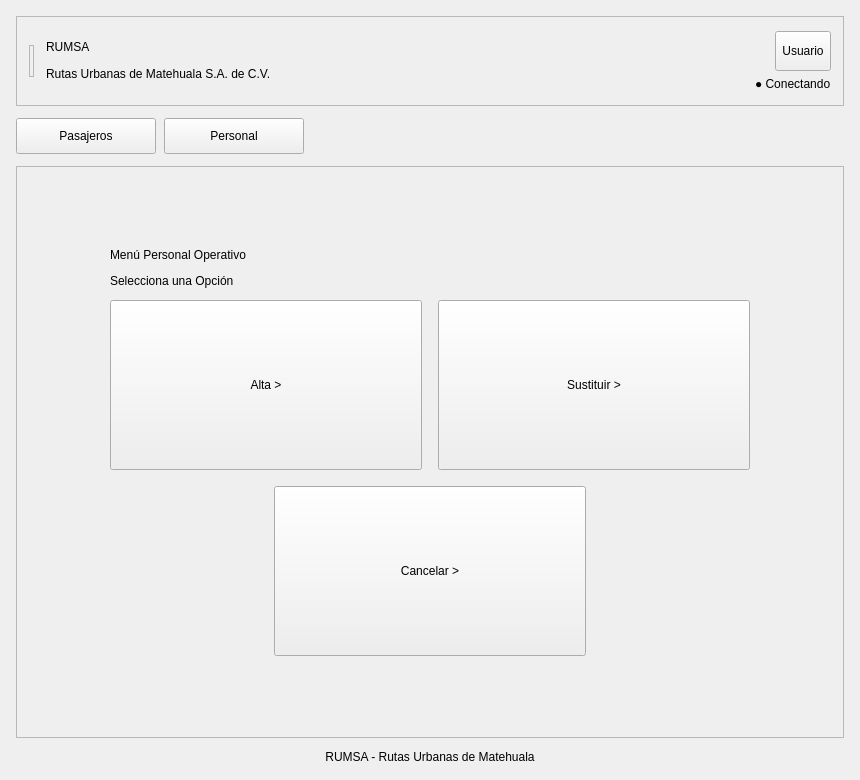
<?xml version="1.0" encoding="UTF-8"?>
<ui version="4.0">
 <class>AdminWindow</class>
 <widget class="QMainWindow" name="AdminWindow">
  <property name="windowTitle">
   <string>Administrador</string>
  </property>
  <property name="accessibleName">
   <string />
  </property>
  <widget class="QWidget" name="centralwidget">
   <layout class="QVBoxLayout" name="gridLayout" stretch="0,0,1,0">
    <property name="leftMargin">
     <number>16</number>
    </property>
    <property name="topMargin">
     <number>16</number>
    </property>
    <property name="rightMargin">
     <number>16</number>
    </property>
    <property name="bottomMargin">
     <number>16</number>
    </property>
    <property name="spacing">
     <number>12</number>
    </property>
    <item>
     <widget class="QFrame" name="frame_2">
      <property name="frameShape">
       <enum>QFrame::StyledPanel</enum>
      </property>
      <property name="frameShadow">
       <enum>QFrame::Raised</enum>
      </property>
      <property name="uiRole" stdset="0">
       <string notr="true">header</string>
      </property>
      <property name="minimumSize">
       <size>
        <width>0</width>
        <height>90</height>
       </size>
      </property>
      <property name="maximumSize">
       <size>
        <width>16777215</width>
        <height>90</height>
       </size>
      </property>
      <layout class="QHBoxLayout" name="layoutEstructura2">
       <property name="leftMargin">
        <number>12</number>
       </property>
       <property name="topMargin">
        <number>12</number>
       </property>
       <property name="rightMargin">
        <number>12</number>
       </property>
       <property name="bottomMargin">
        <number>12</number>
       </property>
       <property name="spacing">
        <number>12</number>
       </property>
       <item alignment="Qt::AlignVCenter">
        <widget class="QFrame" name="frame">
         <property name="frameShape">
          <enum>QFrame::StyledPanel</enum>
         </property>
         <property name="frameShadow">
          <enum>QFrame::Raised</enum>
         </property>
         <property name="uiRole" stdset="0">
          <string notr="true">stripe</string>
         </property>
         <property name="minimumSize">
          <size>
           <width>5</width>
           <height>32</height>
          </size>
         </property>
         <property name="maximumSize">
          <size>
           <width>5</width>
           <height>32</height>
          </size>
         </property>
        </widget>
       </item>
       <item>
        <widget class="QWidget" name="marcaCabecera">
         <layout class="QVBoxLayout" name="layoutEstructura4">
          <property name="leftMargin">
           <number>0</number>
          </property>
          <property name="topMargin">
           <number>0</number>
          </property>
          <property name="rightMargin">
           <number>0</number>
          </property>
          <property name="bottomMargin">
           <number>0</number>
          </property>
          <property name="spacing">
           <number>2</number>
          </property>
          <item>
           <widget class="QLabel" name="labelBrand">
            <property name="alignment">
             <set>Qt::AlignLeft|Qt::AlignVCenter</set>
            </property>
            <property name="wordWrap">
             <bool>false</bool>
            </property>
            <property name="sizePolicy">
             <sizepolicy hsizetype="Preferred" vsizetype="Fixed">
              <horstretch>0</horstretch>
              <verstretch>0</verstretch>
             </sizepolicy>
            </property>
            <property name="uiRole" stdset="0">
             <string notr="true">brand</string>
            </property>
            <property name="text">
             <string>RUMSA</string>
            </property>
           </widget>
          </item>
          <item>
           <widget class="QLabel" name="labelHeaderInfo_4">
            <property name="text">
             <string>Rutas Urbanas de Matehuala S.A. de C.V.</string>
            </property>
            <property name="alignment">
             <set>Qt::AlignLeft|Qt::AlignVCenter</set>
            </property>
            <property name="sizePolicy">
             <sizepolicy hsizetype="Preferred" vsizetype="Fixed">
              <horstretch>0</horstretch>
              <verstretch>0</verstretch>
             </sizepolicy>
            </property>
            <property name="uiRole" stdset="0">
             <string notr="true">caption</string>
            </property>
            <property name="wordWrap">
             <bool>false</bool>
            </property>
           </widget>
          </item>
         </layout>
        </widget>
       </item>
       <item>
        <spacer name="espacioEstructura3">
         <property name="orientation">
          <enum>Qt::Horizontal</enum>
         </property>
         <property name="sizeType">
          <enum>QSizePolicy::Expanding</enum>
         </property>
         <property name="sizeHint" stdset="0">
          <size>
           <width>8</width>
           <height>8</height>
          </size>
         </property>
        </spacer>
       </item>
       <item>
        <widget class="QWidget" name="estadoCabecera">
         <layout class="QVBoxLayout" name="layoutEstructura5">
          <property name="leftMargin">
           <number>0</number>
          </property>
          <property name="topMargin">
           <number>0</number>
          </property>
          <property name="rightMargin">
           <number>0</number>
          </property>
          <property name="bottomMargin">
           <number>0</number>
          </property>
          <property name="spacing">
           <number>4</number>
          </property>
          <item alignment="Qt::AlignRight">
           <widget class="QToolButton" name="usuario">
            <property name="text">
             <string>Usuario</string>
            </property>
            <property name="minimumSize">
             <size>
              <width>0</width>
              <height>36</height>
             </size>
            </property>
            <property name="maximumSize">
             <size>
              <width>16777215</width>
              <height>40</height>
             </size>
            </property>
            <property name="sizePolicy">
             <sizepolicy hsizetype="Preferred" vsizetype="Fixed">
              <horstretch>0</horstretch>
              <verstretch>0</verstretch>
             </sizepolicy>
            </property>
           </widget>
          </item>
          <item alignment="Qt::AlignRight">
           <widget class="QLabel" name="labelEstadoConexion">
            <property name="toolTip">
             <string>Este texto puede cambiar a: Conectando, Sin conexión, Sincronizando o Conectado.</string>
            </property>
            <property name="text">
             <string>● Conectando</string>
            </property>
            <property name="uiRole" stdset="0">
             <string notr="true">status</string>
            </property>
            <property name="alignment">
             <set>Qt::AlignLeft|Qt::AlignVCenter</set>
            </property>
            <property name="wordWrap">
             <bool>false</bool>
            </property>
            <property name="sizePolicy">
             <sizepolicy hsizetype="Preferred" vsizetype="Fixed">
              <horstretch>0</horstretch>
              <verstretch>0</verstretch>
             </sizepolicy>
            </property>
           </widget>
          </item>
         </layout>
        </widget>
       </item>
      </layout>
     </widget>
    </item>
    <item>
     <layout class="QHBoxLayout" name="layoutEstructura6">
      <property name="leftMargin">
       <number>0</number>
      </property>
      <property name="topMargin">
       <number>0</number>
      </property>
      <property name="rightMargin">
       <number>0</number>
      </property>
      <property name="bottomMargin">
       <number>0</number>
      </property>
      <property name="spacing">
       <number>8</number>
      </property>
      <item>
       <widget class="QPushButton" name="botonusuario">
        <property name="text">
         <string>Pasajeros</string>
        </property>
        <property name="sizePolicy">
         <sizepolicy hsizetype="Preferred" vsizetype="Fixed">
          <horstretch>0</horstretch>
          <verstretch>0</verstretch>
         </sizepolicy>
        </property>
        <property name="uiRole" stdset="0">
         <string notr="true">navigation</string>
        </property>
        <property name="minimumSize">
         <size>
          <width>140</width>
          <height>36</height>
         </size>
        </property>
        <property name="maximumSize">
         <size>
          <width>180</width>
          <height>40</height>
         </size>
        </property>
       </widget>
      </item>
      <item>
       <widget class="QPushButton" name="pushButton">
        <property name="text">
         <string>Personal</string>
        </property>
        <property name="sizePolicy">
         <sizepolicy hsizetype="Preferred" vsizetype="Fixed">
          <horstretch>0</horstretch>
          <verstretch>0</verstretch>
         </sizepolicy>
        </property>
        <property name="uiRole" stdset="0">
         <string notr="true">navigation</string>
        </property>
        <property name="minimumSize">
         <size>
          <width>140</width>
          <height>36</height>
         </size>
        </property>
        <property name="maximumSize">
         <size>
          <width>180</width>
          <height>40</height>
         </size>
        </property>
       </widget>
      </item>
      <item>
       <spacer name="espacioEstructura7">
        <property name="orientation">
         <enum>Qt::Horizontal</enum>
        </property>
        <property name="sizeType">
         <enum>QSizePolicy::Expanding</enum>
        </property>
        <property name="sizeHint" stdset="0">
         <size>
          <width>8</width>
          <height>8</height>
         </size>
        </property>
       </spacer>
      </item>
     </layout>
    </item>
    <item>
     <widget class="QStackedWidget" name="stackedWidget">
      <property name="currentIndex">
       <number>0</number>
      </property>
      <widget class="QWidget" name="page_3">
       <layout class="QVBoxLayout" name="layoutEstructura8">
        <property name="leftMargin">
         <number>0</number>
        </property>
        <property name="topMargin">
         <number>0</number>
        </property>
        <property name="rightMargin">
         <number>0</number>
        </property>
        <property name="bottomMargin">
         <number>0</number>
        </property>
        <property name="spacing">
         <number>8</number>
        </property>
        <item>
         <widget class="QFrame" name="frameHeader_2">
          <property name="frameShape">
           <enum>QFrame::StyledPanel</enum>
          </property>
          <property name="frameShadow">
           <enum>QFrame::Raised</enum>
          </property>
          <property name="uiRole" stdset="0">
           <string notr="true">card</string>
          </property>
          <layout class="QVBoxLayout" name="layoutEstructura9" stretch="1,0,1">
           <property name="leftMargin">
            <number>16</number>
           </property>
           <property name="topMargin">
            <number>16</number>
           </property>
           <property name="rightMargin">
            <number>16</number>
           </property>
           <property name="bottomMargin">
            <number>16</number>
           </property>
           <property name="spacing">
            <number>12</number>
           </property>
           <item>
            <spacer name="opcionesPersonalEspacioSuperior">
             <property name="orientation">
              <enum>Qt::Vertical</enum>
             </property>
             <property name="sizeType">
              <enum>QSizePolicy::Expanding</enum>
             </property>
             <property name="sizeHint" stdset="0">
              <size>
               <width>0</width>
               <height>8</height>
              </size>
             </property>
            </spacer>
           </item>
           <item alignment="Qt::AlignHCenter">
            <widget class="QWidget" name="opcionesPersonal">
             <property name="minimumSize">
              <size>
               <width>640</width>
               <height>0</height>
              </size>
             </property>
             <property name="maximumSize">
              <size>
               <width>720</width>
               <height>16777215</height>
              </size>
             </property>
             <property name="sizePolicy">
              <sizepolicy hsizetype="Expanding" vsizetype="Preferred">
               <horstretch>0</horstretch>
               <verstretch>0</verstretch>
              </sizepolicy>
             </property>
             <layout class="QVBoxLayout" name="opcionesPersonalLayout">
              <property name="leftMargin">
               <number>0</number>
              </property>
              <property name="topMargin">
               <number>0</number>
              </property>
              <property name="rightMargin">
               <number>0</number>
              </property>
              <property name="bottomMargin">
               <number>0</number>
              </property>
              <property name="spacing">
               <number>12</number>
              </property>
              <item>
               <widget class="QLabel" name="menu_3">
                <property name="text">
                 <string>Menú Personal Operativo</string>
                </property>
                <property name="alignment">
                 <set>Qt::AlignLeft|Qt::AlignVCenter</set>
                </property>
                <property name="wordWrap">
                 <bool>false</bool>
                </property>
                <property name="sizePolicy">
                 <sizepolicy hsizetype="Preferred" vsizetype="Fixed">
                  <horstretch>0</horstretch>
                  <verstretch>0</verstretch>
                 </sizepolicy>
                </property>
                <property name="uiRole" stdset="0">
                 <string notr="true">heading</string>
                </property>
               </widget>
              </item>
              <item>
               <widget class="QLabel" name="labelHeaderInfo_3">
                <property name="text">
                 <string>Selecciona una Opción</string>
                </property>
                <property name="uiRole" stdset="0">
                 <string notr="true">caption</string>
                </property>
                <property name="alignment">
                 <set>Qt::AlignLeft|Qt::AlignVCenter</set>
                </property>
                <property name="wordWrap">
                 <bool>false</bool>
                </property>
                <property name="sizePolicy">
                 <sizepolicy hsizetype="Preferred" vsizetype="Fixed">
                  <horstretch>0</horstretch>
                  <verstretch>0</verstretch>
                 </sizepolicy>
                </property>
               </widget>
              </item>
              <item>
               <layout class="QGridLayout" name="opcionesPersonalTarjetas" columnstretch="1,1" rowstretch="1,1">
                <property name="leftMargin">
                 <number>0</number>
                </property>
                <property name="rightMargin">
                 <number>0</number>
                </property>
                <property name="topMargin">
                 <number>0</number>
                </property>
                <property name="bottomMargin">
                 <number>0</number>
                </property>
                <property name="horizontalSpacing">
                 <number>16</number>
                </property>
                <property name="verticalSpacing">
                 <number>16</number>
                </property>
                <item row="0" column="0">
                 <widget class="QPushButton" name="botonalta_2">
                  <property name="text">
                   <string>Alta &gt;</string>
                  </property>
                  <property name="sizePolicy">
                   <sizepolicy hsizetype="Preferred" vsizetype="Fixed">
                    <horstretch>0</horstretch>
                    <verstretch>0</verstretch>
                   </sizepolicy>
                  </property>
                  <property name="uiRole" stdset="0">
                   <string notr="true">menuAction</string>
                  </property>
                  <property name="menuTone" stdset="0">
                   <string notr="true">blue</string>
                  </property>
                  <property name="minimumSize">
                   <size>
                    <width>0</width>
                    <height>170</height>
                   </size>
                  </property>
                  <property name="maximumSize">
                   <size>
                    <width>16777215</width>
                    <height>190</height>
                   </size>
                  </property>
                  <property name="menuShape" stdset="0">
                   <string notr="true">tile</string>
                  </property>
                 </widget>
                </item>
                <item row="0" column="1">
                 <widget class="QPushButton" name="botonsustituir_2">
                  <property name="text">
                   <string>Sustituir &gt;</string>
                  </property>
                  <property name="sizePolicy">
                   <sizepolicy hsizetype="Preferred" vsizetype="Fixed">
                    <horstretch>0</horstretch>
                    <verstretch>0</verstretch>
                   </sizepolicy>
                  </property>
                  <property name="uiRole" stdset="0">
                   <string notr="true">menuAction</string>
                  </property>
                  <property name="menuTone" stdset="0">
                   <string notr="true">yellow</string>
                  </property>
                  <property name="minimumSize">
                   <size>
                    <width>0</width>
                    <height>170</height>
                   </size>
                  </property>
                  <property name="maximumSize">
                   <size>
                    <width>16777215</width>
                    <height>190</height>
                   </size>
                  </property>
                  <property name="menuShape" stdset="0">
                   <string notr="true">tile</string>
                  </property>
                 </widget>
                </item>
                <item row="1" column="0" colspan="2" alignment="Qt::AlignHCenter">
                 <widget class="QPushButton" name="botoncancelar_2">
                  <property name="text">
                   <string>Cancelar &gt;</string>
                  </property>
                  <property name="sizePolicy">
                   <sizepolicy hsizetype="Preferred" vsizetype="Fixed">
                    <horstretch>0</horstretch>
                    <verstretch>0</verstretch>
                   </sizepolicy>
                  </property>
                  <property name="uiRole" stdset="0">
                   <string notr="true">menuAction</string>
                  </property>
                  <property name="menuTone" stdset="0">
                   <string notr="true">blue</string>
                  </property>
                  <property name="minimumSize">
                   <size>
                    <width>312</width>
                    <height>170</height>
                   </size>
                  </property>
                  <property name="maximumSize">
                   <size>
                    <width>312</width>
                    <height>190</height>
                   </size>
                  </property>
                  <property name="menuShape" stdset="0">
                   <string notr="true">tile</string>
                  </property>
                 </widget>
                </item>
               </layout>
              </item>
             </layout>
            </widget>
           </item>
           <item>
            <spacer name="opcionesPersonalEspacioInferior">
             <property name="orientation">
              <enum>Qt::Vertical</enum>
             </property>
             <property name="sizeType">
              <enum>QSizePolicy::Expanding</enum>
             </property>
             <property name="sizeHint" stdset="0">
              <size>
               <width>0</width>
               <height>8</height>
              </size>
             </property>
            </spacer>
           </item>
          </layout>
         </widget>
        </item>
       </layout>
      </widget>
      <widget class="QWidget" name="page_4">
       <layout class="QVBoxLayout" name="layoutEstructura11">
        <property name="leftMargin">
         <number>0</number>
        </property>
        <property name="topMargin">
         <number>0</number>
        </property>
        <property name="rightMargin">
         <number>0</number>
        </property>
        <property name="bottomMargin">
         <number>0</number>
        </property>
        <property name="spacing">
         <number>8</number>
        </property>
        <item>
         <widget class="QFrame" name="frameHeader">
          <property name="frameShape">
           <enum>QFrame::StyledPanel</enum>
          </property>
          <property name="frameShadow">
           <enum>QFrame::Raised</enum>
          </property>
          <property name="uiRole" stdset="0">
           <string notr="true">card</string>
          </property>
          <layout class="QVBoxLayout" name="layoutEstructura12" stretch="1,0,1">
           <property name="leftMargin">
            <number>16</number>
           </property>
           <property name="topMargin">
            <number>16</number>
           </property>
           <property name="rightMargin">
            <number>16</number>
           </property>
           <property name="bottomMargin">
            <number>16</number>
           </property>
           <property name="spacing">
            <number>12</number>
           </property>
           <item>
            <spacer name="opcionesPasajerosEspacioSuperior">
             <property name="orientation">
              <enum>Qt::Vertical</enum>
             </property>
             <property name="sizeType">
              <enum>QSizePolicy::Expanding</enum>
             </property>
             <property name="sizeHint" stdset="0">
              <size>
               <width>0</width>
               <height>8</height>
              </size>
             </property>
            </spacer>
           </item>
           <item alignment="Qt::AlignHCenter">
            <widget class="QWidget" name="opcionesPasajeros">
             <property name="minimumSize">
              <size>
               <width>640</width>
               <height>0</height>
              </size>
             </property>
             <property name="maximumSize">
              <size>
               <width>720</width>
               <height>16777215</height>
              </size>
             </property>
             <property name="sizePolicy">
              <sizepolicy hsizetype="Expanding" vsizetype="Preferred">
               <horstretch>0</horstretch>
               <verstretch>0</verstretch>
              </sizepolicy>
             </property>
             <layout class="QVBoxLayout" name="opcionesPasajerosLayout">
              <property name="leftMargin">
               <number>0</number>
              </property>
              <property name="topMargin">
               <number>0</number>
              </property>
              <property name="rightMargin">
               <number>0</number>
              </property>
              <property name="bottomMargin">
               <number>0</number>
              </property>
              <property name="spacing">
               <number>12</number>
              </property>
              <item>
               <widget class="QLabel" name="menu_2">
                <property name="text">
                 <string>Menú Pasajero</string>
                </property>
                <property name="alignment">
                 <set>Qt::AlignLeft|Qt::AlignVCenter</set>
                </property>
                <property name="wordWrap">
                 <bool>false</bool>
                </property>
                <property name="sizePolicy">
                 <sizepolicy hsizetype="Preferred" vsizetype="Fixed">
                  <horstretch>0</horstretch>
                  <verstretch>0</verstretch>
                 </sizepolicy>
                </property>
                <property name="uiRole" stdset="0">
                 <string notr="true">heading</string>
                </property>
               </widget>
              </item>
              <item>
               <widget class="QLabel" name="labelHeaderInfo_2">
                <property name="text">
                 <string>Selecciona una Opción</string>
                </property>
                <property name="uiRole" stdset="0">
                 <string notr="true">caption</string>
                </property>
                <property name="alignment">
                 <set>Qt::AlignLeft|Qt::AlignVCenter</set>
                </property>
                <property name="wordWrap">
                 <bool>false</bool>
                </property>
                <property name="sizePolicy">
                 <sizepolicy hsizetype="Preferred" vsizetype="Fixed">
                  <horstretch>0</horstretch>
                  <verstretch>0</verstretch>
                 </sizepolicy>
                </property>
               </widget>
              </item>
              <item>
               <layout class="QGridLayout" name="opcionesPasajerosTarjetas" columnstretch="1,1" rowstretch="1,1">
                <property name="leftMargin">
                 <number>0</number>
                </property>
                <property name="rightMargin">
                 <number>0</number>
                </property>
                <property name="topMargin">
                 <number>0</number>
                </property>
                <property name="bottomMargin">
                 <number>0</number>
                </property>
                <property name="horizontalSpacing">
                 <number>16</number>
                </property>
                <property name="verticalSpacing">
                 <number>16</number>
                </property>
                <item row="0" column="0">
                 <widget class="QPushButton" name="botonalta">
                  <property name="text">
                   <string>Dar de Alta &gt;</string>
                  </property>
                  <property name="sizePolicy">
                   <sizepolicy hsizetype="Preferred" vsizetype="Fixed">
                    <horstretch>0</horstretch>
                    <verstretch>0</verstretch>
                   </sizepolicy>
                  </property>
                  <property name="uiRole" stdset="0">
                   <string notr="true">menuAction</string>
                  </property>
                  <property name="menuTone" stdset="0">
                   <string notr="true">blue</string>
                  </property>
                  <property name="minimumSize">
                   <size>
                    <width>0</width>
                    <height>170</height>
                   </size>
                  </property>
                  <property name="maximumSize">
                   <size>
                    <width>16777215</width>
                    <height>190</height>
                   </size>
                  </property>
                  <property name="menuShape" stdset="0">
                   <string notr="true">tile</string>
                  </property>
                 </widget>
                </item>
                <item row="0" column="1">
                 <widget class="QPushButton" name="botonsustituir">
                  <property name="text">
                   <string>Sustituir Tarjeta &gt;</string>
                  </property>
                  <property name="sizePolicy">
                   <sizepolicy hsizetype="Preferred" vsizetype="Fixed">
                    <horstretch>0</horstretch>
                    <verstretch>0</verstretch>
                   </sizepolicy>
                  </property>
                  <property name="uiRole" stdset="0">
                   <string notr="true">menuAction</string>
                  </property>
                  <property name="menuTone" stdset="0">
                   <string notr="true">yellow</string>
                  </property>
                  <property name="minimumSize">
                   <size>
                    <width>0</width>
                    <height>170</height>
                   </size>
                  </property>
                  <property name="maximumSize">
                   <size>
                    <width>16777215</width>
                    <height>190</height>
                   </size>
                  </property>
                  <property name="menuShape" stdset="0">
                   <string notr="true">tile</string>
                  </property>
                 </widget>
                </item>
                <item row="1" column="0">
                 <widget class="QPushButton" name="botonrecarga">
                  <property name="text">
                   <string>Recargar Tarjeta &gt;</string>
                  </property>
                  <property name="sizePolicy">
                   <sizepolicy hsizetype="Preferred" vsizetype="Fixed">
                    <horstretch>0</horstretch>
                    <verstretch>0</verstretch>
                   </sizepolicy>
                  </property>
                  <property name="uiRole" stdset="0">
                   <string notr="true">menuAction</string>
                  </property>
                  <property name="menuTone" stdset="0">
                   <string notr="true">blue</string>
                  </property>
                  <property name="minimumSize">
                   <size>
                    <width>0</width>
                    <height>170</height>
                   </size>
                  </property>
                  <property name="maximumSize">
                   <size>
                    <width>16777215</width>
                    <height>190</height>
                   </size>
                  </property>
                  <property name="menuShape" stdset="0">
                   <string notr="true">tile</string>
                  </property>
                 </widget>
                </item>
                <item row="1" column="1">
                 <widget class="QPushButton" name="botoncancelar">
                  <property name="text">
                   <string>Cancelar Tarjeta &gt;</string>
                  </property>
                  <property name="sizePolicy">
                   <sizepolicy hsizetype="Preferred" vsizetype="Fixed">
                    <horstretch>0</horstretch>
                    <verstretch>0</verstretch>
                   </sizepolicy>
                  </property>
                  <property name="uiRole" stdset="0">
                   <string notr="true">menuAction</string>
                  </property>
                  <property name="menuTone" stdset="0">
                   <string notr="true">yellow</string>
                  </property>
                  <property name="minimumSize">
                   <size>
                    <width>0</width>
                    <height>170</height>
                   </size>
                  </property>
                  <property name="maximumSize">
                   <size>
                    <width>16777215</width>
                    <height>190</height>
                   </size>
                  </property>
                  <property name="menuShape" stdset="0">
                   <string notr="true">tile</string>
                  </property>
                 </widget>
                </item>
               </layout>
              </item>
             </layout>
            </widget>
           </item>
           <item>
            <spacer name="opcionesPasajerosEspacioInferior">
             <property name="orientation">
              <enum>Qt::Vertical</enum>
             </property>
             <property name="sizeType">
              <enum>QSizePolicy::Expanding</enum>
             </property>
             <property name="sizeHint" stdset="0">
              <size>
               <width>0</width>
               <height>8</height>
              </size>
             </property>
            </spacer>
           </item>
          </layout>
         </widget>
        </item>
       </layout>
      </widget>
     </widget>
    </item>
    <item>
     <widget class="QLabel" name="labelHeaderInfo">
      <property name="text">
       <string>RUMSA - Rutas Urbanas de Matehuala</string>
      </property>
      <property name="wordWrap">
       <bool>false</bool>
      </property>
      <property name="sizePolicy">
       <sizepolicy hsizetype="Preferred" vsizetype="Fixed">
        <horstretch>0</horstretch>
        <verstretch>0</verstretch>
       </sizepolicy>
      </property>
      <property name="uiRole" stdset="0">
       <string notr="true">caption</string>
      </property>
      <property name="alignment">
       <set>Qt::AlignCenter</set>
      </property>
     </widget>
    </item>
   </layout>
  </widget>
  <property name="minimumSize">
   <size>
    <width>760</width>
    <height>680</height>
   </size>
  </property>
  <property name="geometry">
   <rect>
    <x>0</x>
    <y>0</y>
    <width>860</width>
    <height>780</height>
   </rect>
  </property>
 </widget>
 <resources />
 <connections />
</ui>
